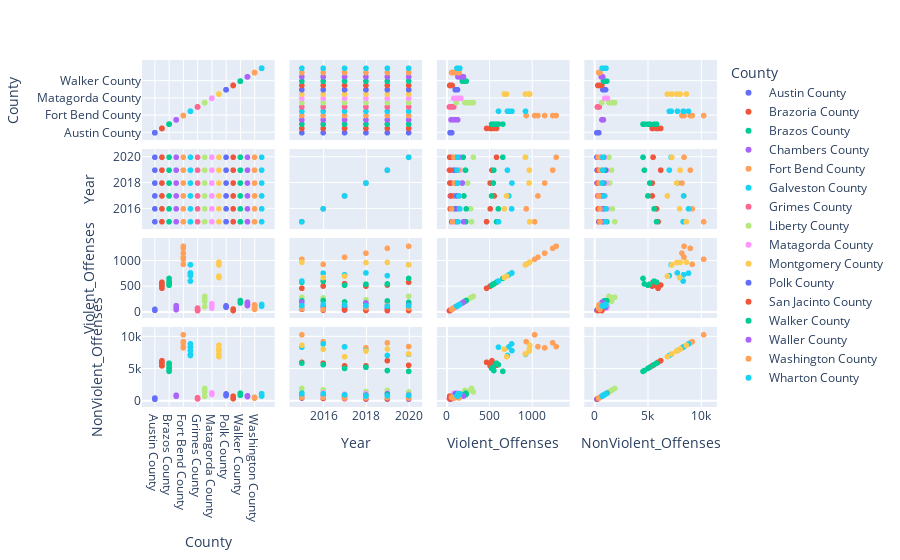

Notebook code cell kept with this figure:
### Code cell
# Scatter plot Matrix
features = crime_df[["County", "Year", "Violent_Offenses", "NonViolent_Offenses"]]

fig = px.scatter_matrix(
    outer_hou_df,
    dimensions=features,
    color="County"
)

fig.show()

### Figure 1 — Plotly figure (JSON) as saved in the notebook; plotly's stock layout.template omitted (floating-point values rounded to 4 significant figures)
{"data": [{"dimensions": [{"axis": {"matches": true}, "label": "County", "values": ["Austin County", "Austin County", "Austin County", "Austin County", "Austin County", "Austin County"]}, {"axis": {"matches": true}, "label": "Year", "values": [2015, 2016, 2017, 2018, 2019, 2020]}, {"axis": {"matches": true}, "label": "Violent_Offenses", "values": [61, 49, 45, 43, 43, 42]}, {"axis": {"matches": true}, "label": "NonViolent_Offenses", "values": [417, 406, 326, 249, 256, 236]}], "hovertemplate": "County=Austin County<br>%{xaxis.title.text}=%{x}<br>%{yaxis.title.text}=%{y}<extra></extra>", "legendgroup": "Austin County", "marker": {"color": "#636efa", "symbol": "circle"}, "name": "Austin County", "showlegend": true, "type": "splom"}, {"dimensions": [{"axis": {"matches": true}, "label": "County", "values": ["Brazoria County", "Brazoria County", "Brazoria County", "Brazoria County", "Brazoria County", "Brazoria County"]}, {"axis": {"matches": true}, "label": "Year", "values": [2015, 2016, 2017, 2018, 2019, 2020]}, {"axis": {"matches": true}, "label": "Violent_Offenses", "values": [470, 513, 560, 512, 533, 587]}, {"axis": {"matches": true}, "label": "NonViolent_Offenses", "values": [5983, 5843, 5428, 5431, 6233, 5515]}], "hovertemplate": "County=Brazoria County<br>%{xaxis.title.text}=%{x}<br>%{yaxis.title.text}=%{y}<extra></extra>", "legendgroup": "Brazoria County", "marker": {"color": "#EF553B", "symbol": "circle"}, "name": "Brazoria County", "showlegend": true, "type": "splom"}, {"dimensions": [{"axis": {"matches": true}, "label": "County", "values": ["Brazos County", "Brazos County", "Brazos County", "Brazos County", "Brazos County", "Brazos County"]}, {"axis": {"matches": true}, "label": "Year", "values": [2015, 2016, 2017, 2018, 2019, 2020]}, {"axis": {"matches": true}, "label": "Violent_Offenses", "values": [587, 608, 529, 549, 555, 661]}, {"axis": {"matches": true}, "label": "NonViolent_Offenses", "values": [5841, 5614, 5030, 5201, 4697, 4571]}], "hovertemplate": "County=Brazos County<br>%{xaxis.title.text}=%{x}<br>%{yaxis.title.text}=%{y}<extra></extra>", "legendgroup": "Brazos County", "marker": {"color": "#00cc96", "symbol": "circle"}, "name": "Brazos County", "showlegend": true, "type": "splom"}, {"dimensions": [{"axis": {"matches": true}, "label": "County", "values": ["Chambers County", "Chambers County", "Chambers County", "Chambers County", "Chambers County", "Chambers County"]}, {"axis": {"matches": true}, "label": "Year", "values": [2015, 2016, 2017, 2018, 2019, 2020]}, {"axis": {"matches": true}, "label": "Violent_Offenses", "values": [110, 131, 89, 53, 81, 126]}, {"axis": {"matches": true}, "label": "NonViolent_Offenses", "values": [847, 846, 715, 724, 779, 724]}], "hovertemplate": "County=Chambers County<br>%{xaxis.title.text}=%{x}<br>%{yaxis.title.text}=%{y}<extra></extra>", "legendgroup": "Chambers County", "marker": {"color": "#ab63fa", "symbol": "circle"}, "name": "Chambers County", "showlegend": true, "type": "splom"}, {"dimensions": [{"axis": {"matches": true}, "label": "County", "values": ["Fort Bend County", "Fort Bend County", "Fort Bend County", "Fort Bend County", "Fort Bend County", "Fort Bend County"]}, {"axis": {"matches": true}, "label": "Year", "values": [2015, 2016, 2017, 2018, 2019, 2020]}, {"axis": {"matches": true}, "label": "Violent_Offenses", "values": [1034, 935, 1073, 1152, 1246, 1287]}, {"axis": {"matches": true}, "label": "NonViolent_Offenses", "values": [10264, 9190, 8416, 8223, 9007, 8422]}], "hovertemplate": "County=Fort Bend County<br>%{xaxis.title.text}=%{x}<br>%{yaxis.title.text}=%{y}<extra></extra>", "legendgroup": "Fort Bend County", "marker": {"color": "#FFA15A", "symbol": "circle"}, "name": "Fort Bend County", "showlegend": true, "type": "splom"}, {"dimensions": [{"axis": {"matches": true}, "label": "County", "values": ["Galveston County", "Galveston County", "Galveston County", "Galveston County", "Galveston County", "Galveston County"]}, {"axis": {"matches": true}, "label": "Year", "values": [2015, 2016, 2017, 2018, 2019, 2020]}, {"axis": {"matches": true}, "label": "Violent_Offenses", "values": [610, 764, 732, 768, 715, 927]}, {"axis": {"matches": true}, "label": "NonViolent_Offenses", "values": [8335, 8839, 8380, 7795, 7040, 7211]}], "hovertemplate": "County=Galveston County<br>%{xaxis.title.text}=%{x}<br>%{yaxis.title.text}=%{y}<extra></extra>", "legendgroup": "Galveston County", "marker": {"color": "#19d3f3", "symbol": "circle"}, "name": "Galveston County", "showlegend": true, "type": "splom"}, {"dimensions": [{"axis": {"matches": true}, "label": "County", "values": ["Grimes County", "Grimes County", "Grimes County", "Grimes County", "Grimes County", "Grimes County"]}, {"axis": {"matches": true}, "label": "Year", "values": [2015, 2016, 2017, 2018, 2019, 2020]}, {"axis": {"matches": true}, "label": "Violent_Offenses", "values": [85, 70, 48, 39, 33, 69]}, {"axis": {"matches": true}, "label": "NonViolent_Offenses", "values": [463, 461, 309, 290, 328, 337]}], "hovertemplate": "County=Grimes County<br>%{xaxis.title.text}=%{x}<br>%{yaxis.title.text}=%{y}<extra></extra>", "legendgroup": "Grimes County", "marker": {"color": "#FF6692", "symbol": "circle"}, "name": "Grimes County", "showlegend": true, "type": "splom"}, {"dimensions": [{"axis": {"matches": true}, "label": "County", "values": ["Liberty County", "Liberty County", "Liberty County", "Liberty County", "Liberty County", "Liberty County"]}, {"axis": {"matches": true}, "label": "Year", "values": [2015, 2016, 2017, 2018, 2019, 2020]}, {"axis": {"matches": true}, "label": "Violent_Offenses", "values": [294, 282, 113, 247, 215, 315]}, {"axis": {"matches": true}, "label": "NonViolent_Offenses", "values": [1918, 1699, 688, 1435, 1618, 1375]}], "hovertemplate": "County=Liberty County<br>%{xaxis.title.text}=%{x}<br>%{yaxis.title.text}=%{y}<extra></extra>", "legendgroup": "Liberty County", "marker": {"color": "#B6E880", "symbol": "circle"}, "name": "Liberty County", "showlegend": true, "type": "splom"}, {"dimensions": [{"axis": {"matches": true}, "label": "County", "values": ["Matagorda County", "Matagorda County", "Matagorda County", "Matagorda County", "Matagorda County", "Matagorda County"]}, {"axis": {"matches": true}, "label": "Year", "values": [2015, 2016, 2017, 2018, 2019, 2020]}, {"axis": {"matches": true}, "label": "Violent_Offenses", "values": [85, 117, 143, 136, 156, 169]}, {"axis": {"matches": true}, "label": "NonViolent_Offenses", "values": [1157, 1228, 1024, 1115, 1142, 973]}], "hovertemplate": "County=Matagorda County<br>%{xaxis.title.text}=%{x}<br>%{yaxis.title.text}=%{y}<extra></extra>", "legendgroup": "Matagorda County", "marker": {"color": "#FF97FF", "symbol": "circle"}, "name": "Matagorda County", "showlegend": true, "type": "splom"}, {"dimensions": [{"axis": {"matches": true}, "label": "County", "values": ["Montgomery County", "Montgomery County", "Montgomery County", "Montgomery County", "Montgomery County", "Montgomery County"]}, {"axis": {"matches": true}, "label": "Year", "values": [2015, 2016, 2017, 2018, 2019, 2020]}, {"axis": {"matches": true}, "label": "Violent_Offenses", "values": [976, 678, 705, 969, 972, 925]}, {"axis": {"matches": true}, "label": "NonViolent_Offenses", "values": [8635, 8008, 6858, 7725, 8051, 7280]}], "hovertemplate": "County=Montgomery County<br>%{xaxis.title.text}=%{x}<br>%{yaxis.title.text}=%{y}<extra></extra>", "legendgroup": "Montgomery County", "marker": {"color": "#FECB52", "symbol": "circle"}, "name": "Montgomery County", "showlegend": true, "type": "splom"}, {"dimensions": [{"axis": {"matches": true}, "label": "County", "values": ["Polk County", "Polk County", "Polk County", "Polk County", "Polk County", "Polk County"]}, {"axis": {"matches": true}, "label": "Year", "values": [2015, 2016, 2017, 2018, 2019, 2020]}, {"axis": {"matches": true}, "label": "Violent_Offenses", "values": [129, 104, 119, 107, 104, 103]}, {"axis": {"matches": true}, "label": "NonViolent_Offenses", "values": [801, 897, 840, 831, 1060, 861]}], "hovertemplate": "County=Polk County<br>%{xaxis.title.text}=%{x}<br>%{yaxis.title.text}=%{y}<extra></extra>", "legendgroup": "Polk County", "marker": {"color": "#636efa", "symbol": "circle"}, "name": "Polk County", "showlegend": true, "type": "splom"}, {"dimensions": [{"axis": {"matches": true}, "label": "County", "values": ["San Jacinto County", "San Jacinto County", "San Jacinto County", "San Jacinto County", "San Jacinto County", "San Jacinto County"]}, {"axis": {"matches": true}, "label": "Year", "values": [2015, 2016, 2017, 2018, 2019, 2020]}, {"axis": {"matches": true}, "label": "Violent_Offenses", "values": [66, 43, 53, 40, 43, 37]}, {"axis": {"matches": true}, "label": "NonViolent_Offenses", "values": [466, 362, 466, 360, 330, 711]}], "hovertemplate": "County=San Jacinto County<br>%{xaxis.title.text}=%{x}<br>%{yaxis.title.text}=%{y}<extra></extra>", "legendgroup": "San Jacinto County", "marker": {"color": "#EF553B", "symbol": "circle"}, "name": "San Jacinto County", "showlegend": true, "type": "splom"}, {"dimensions": [{"axis": {"matches": true}, "label": "County", "values": ["Walker County", "Walker County", "Walker County", "Walker County", "Walker County", "Walker County"]}, {"axis": {"matches": true}, "label": "Year", "values": [2015, 2016, 2017, 2018, 2019, 2020]}, {"axis": {"matches": true}, "label": "Violent_Offenses", "values": [226, 231, 204, 185, 223, 196]}, {"axis": {"matches": true}, "label": "NonViolent_Offenses", "values": [1177, 1026, 886, 883, 910, 860]}], "hovertemplate": "County=Walker County<br>%{xaxis.title.text}=%{x}<br>%{yaxis.title.text}=%{y}<extra></extra>", "legendgroup": "Walker County", "marker": {"color": "#00cc96", "symbol": "circle"}, "name": "Walker County", "showlegend": true, "type": "splom"}, {"dimensions": [{"axis": {"matches": true}, "label": "County", "values": ["Waller County", "Waller County", "Waller County", "Waller County", "Waller County", "Waller County"]}, {"axis": {"matches": true}, "label": "Year", "values": [2015, 2016, 2017, 2018, 2019, 2020]}, {"axis": {"matches": true}, "label": "Violent_Offenses", "values": [199, 146, 143, 184, 134, 141]}, {"axis": {"matches": true}, "label": "NonViolent_Offenses", "values": [727, 701, 667, 782, 695, 648]}], "hovertemplate": "County=Waller County<br>%{xaxis.title.text}=%{x}<br>%{yaxis.title.text}=%{y}<extra></extra>", "legendgroup": "Waller County", "marker": {"color": "#ab63fa", "symbol": "circle"}, "name": "Waller County", "showlegend": true, "type": "splom"}, {"dimensions": [{"axis": {"matches": true}, "label": "County", "values": ["Washington County", "Washington County", "Washington County", "Washington County", "Washington County", "Washington County"]}, {"axis": {"matches": true}, "label": "Year", "values": [2015, 2016, 2017, 2018, 2019, 2020]}, {"axis": {"matches": true}, "label": "Violent_Offenses", "values": [71, 59, 148, 91, 135, 86]}, {"axis": {"matches": true}, "label": "NonViolent_Offenses", "values": [534, 521, 439, 457, 501, 409]}], "hovertemplate": "County=Washington County<br>%{xaxis.title.text}=%{x}<br>%{yaxis.title.text}=%{y}<extra></extra>", "legendgroup": "Washington County", "marker": {"color": "#FFA15A", "symbol": "circle"}, "name": "Washington County", "showlegend": true, "type": "splom"}, {"dimensions": [{"axis": {"matches": true}, "label": "County", "values": ["Wharton County", "Wharton County", "Wharton County", "Wharton County", "Wharton County", "Wharton County"]}, {"axis": {"matches": true}, "label": "Year", "values": [2015, 2016, 2017, 2018, 2019, 2020]}, {"axis": {"matches": true}, "label": "Violent_Offenses", "values": [135, 156, 145, 131, 122, 130]}, {"axis": {"matches": true}, "label": "NonViolent_Offenses", "values": [1082, 1095, 918, 729, 797, 804]}], "hovertemplate": "County=Wharton County<br>%{xaxis.title.text}=%{x}<br>%{yaxis.title.text}=%{y}<extra></extra>", "legendgroup": "Wharton County", "marker": {"color": "#19d3f3", "symbol": "circle"}, "name": "Wharton County", "showlegend": true, "type": "splom"}], "layout": {"dragmode": "select", "legend": {"title": {"text": "County"}, "tracegroupgap": 0}, "margin": {"t": 60}}}
